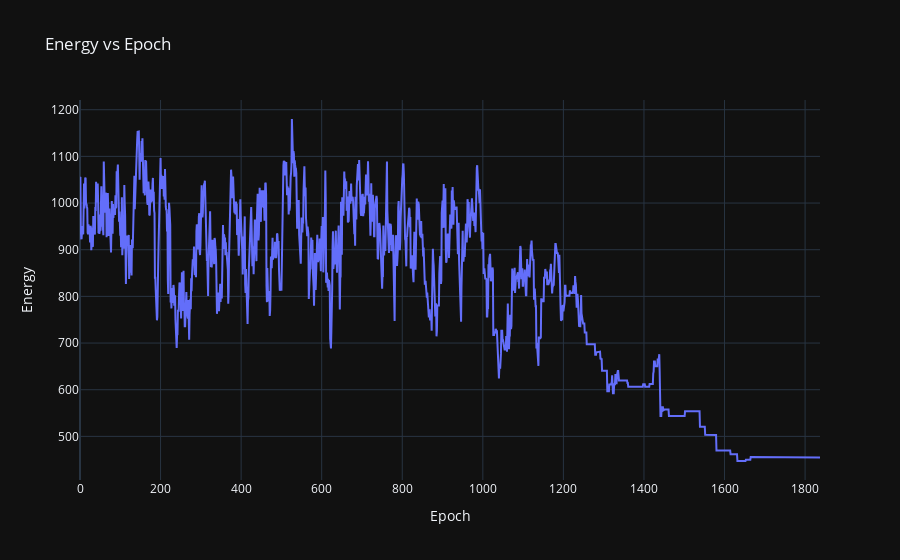
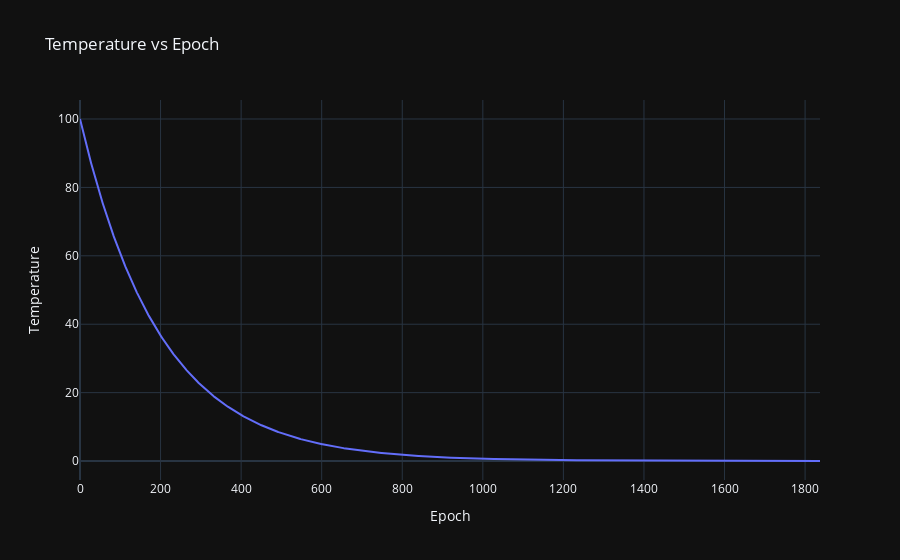

The notebook cell saved with these charts, in order:
### Markdown cell above
# Generated Graphs from output of TSPSA (C implementation)

### Code cell
import plotly.graph_objs as go
import pandas as pd

# load the data
data = pd.read_csv('data.csv', names=['epoch', 'temperature', 'energy'])

# plot energy vs epoch
fig1 = go.Figure()
fig1.add_trace(go.Scatter(x=data['epoch'], y=data['energy'], mode='lines', name='Energy'))
fig1.update_layout(title='Energy vs Epoch', xaxis_title='Epoch', yaxis_title='Energy', template='plotly_dark')
fig1.show()

# plot temperature vs epoch
fig2 = go.Figure()
fig2.add_trace(go.Scatter(x=data['epoch'], y=data['temperature'], mode='lines', name='Temperature'))
fig2.update_layout(title='Temperature vs Epoch', xaxis_title='Epoch', yaxis_title='Temperature', template='plotly_dark')
fig2.show()

### Figure 1 — Plotly figure (JSON) as saved in the notebook; plotly's stock layout.template omitted (floating-point values rounded to 4 significant figures; data arrays with more than 128 entries replaced by an {"elided": "..."} marker saying what was removed)
{"data": [{"mode": "lines", "name": "Energy", "type": "scatter", "x": {"elided": "1838 int values"}, "y": {"elided": "1838 float values"}}], "layout": {"title": {"text": "Energy vs Epoch"}, "xaxis": {"title": {"text": "Epoch"}}, "yaxis": {"title": {"text": "Energy"}}}}

### Figure 2 — Plotly figure (JSON) as saved in the notebook; plotly's stock layout.template omitted (floating-point values rounded to 4 significant figures; data arrays with more than 128 entries replaced by an {"elided": "..."} marker saying what was removed)
{"data": [{"mode": "lines", "name": "Temperature", "type": "scatter", "x": {"elided": "1838 int values"}, "y": {"elided": "1838 float values"}}], "layout": {"title": {"text": "Temperature vs Epoch"}, "xaxis": {"title": {"text": "Epoch"}}, "yaxis": {"title": {"text": "Temperature"}}}}
